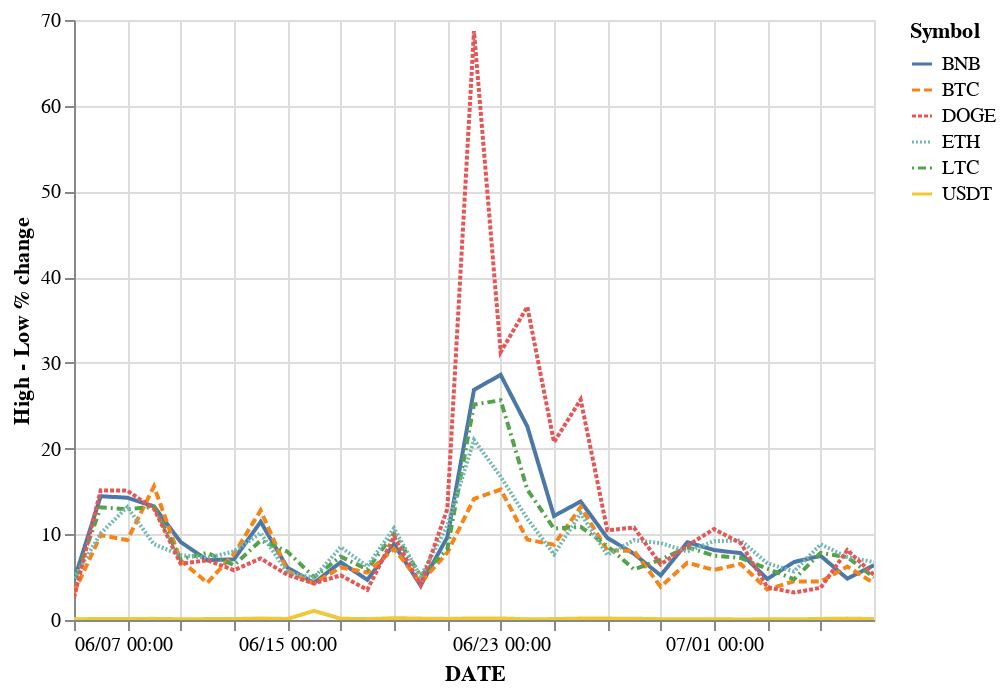

Source (notebook cell):
### Code cell
pct_change_lineplot

### Figure 1 — Vega-Lite specification as saved in the notebook (floating-point values rounded to 4 significant figures; data arrays with more than 128 entries replaced by an {"elided": "..."} marker saying what was removed)
{"config": {"view": {"continuousWidth": 400, "continuousHeight": 300}}, "data": {"name": "data-7c04555e650a57ae17e4138f7835185b"}, "mark": "line", "encoding": {"color": {"field": "Symbol", "type": "nominal"}, "strokeDash": {"field": "Symbol", "type": "nominal"}, "tooltip": [{"field": "Symbol", "format": ".0%", "title": "Symbol", "type": "nominal"}], "x": {"axis": {"format": "%m/%d %H:%M", "title": "DATE"}, "field": "Date", "type": "temporal"}, "y": {"field": "High - Low % change", "type": "quantitative"}}, "selection": {"selector038": {"type": "interval", "bind": "scales", "encodings": ["x", "y"]}}, "$schema": "https://vega.github.io/schema/vega-lite/v4.17.0.json", "datasets": {"data-7c04555e650a57ae17e4138f7835185b": {"elided": "186 records"}}}
